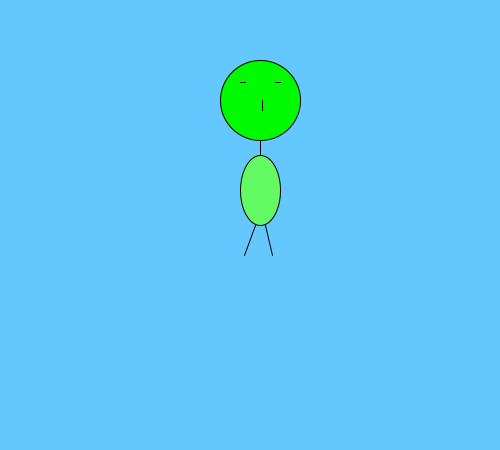
Frame 1 (no input)
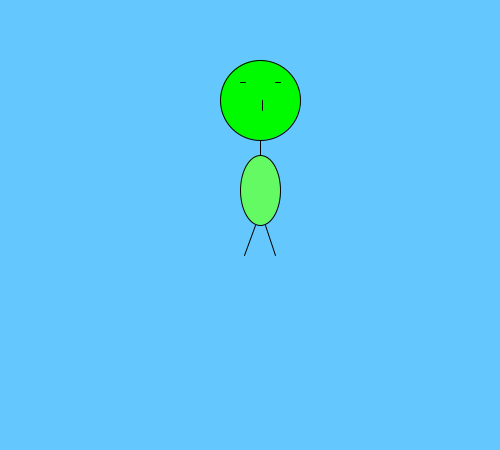
Frame 60 (the mouse pressed at the canvas centre just before this capture)
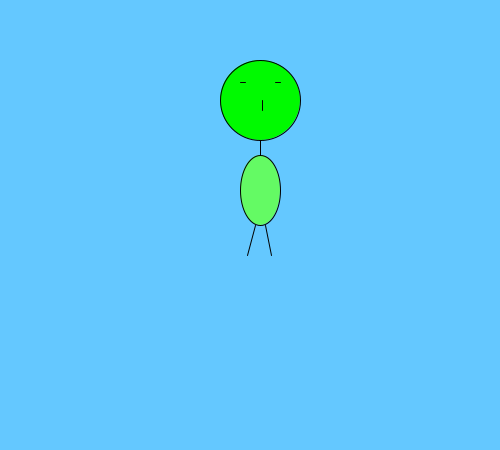
Frame 120 (the mouse held since frame 60 and released just before this capture)

The Processing sketch that drew these frames (run headless with seeded random() and noise(); from frame 60 on, the mouse is pressed at the canvas centre):

// Processing sketch: allien
// ── allien.pde
void setup() {
  size(500, 450);

}
void draw() {
  background(100, 200, 300);
  fill(0, 250, 0);
  ellipse(260, 100, 80, 80);
  line(240, 82, 245, 82);
  line(275, 82, 280, 82);
  line(262, 100, 262, 110);

  line(260, 140, 260, 180);
  fill(100, 250, 100);
  ellipse(260, 190, 40, 70);
  line(255, 225, 250-random(8), 255);
  line(265, 225, 270+random(8), 255);
  
}
